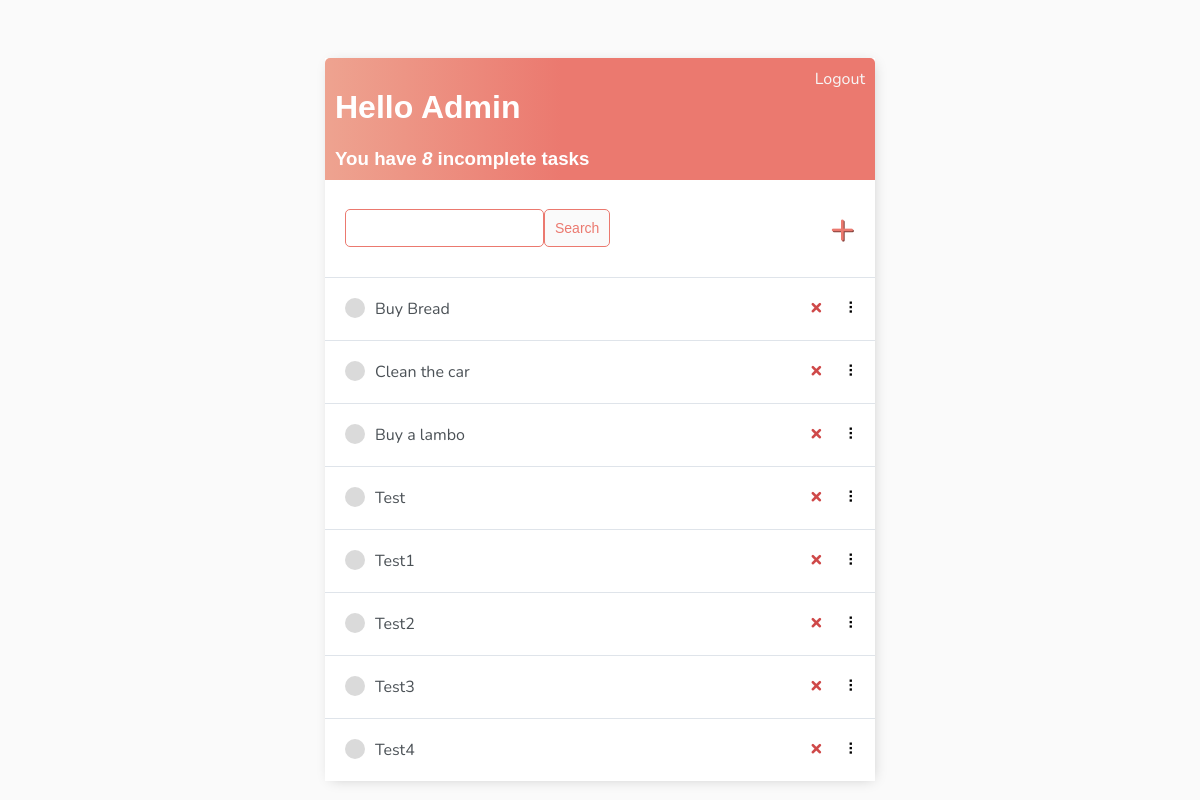
The app's page / (signed in) with its own data.
### base/models.py (models this page shows)
class Task(models.Model):
    user = models.ForeignKey(User, on_delete=models.CASCADE, null=True, blank=True)
    title = models.CharField(max_length=200, null=True, blank=True)
    description = models.TextField(null=True, blank=True)
    complete = models.BooleanField(default=False)
    created = models.DateTimeField(auto_now_add=True)
    def __str__(self):
        return self.title
    class Meta:
        order_with_respect_to = 'user'

### base/views.py (the view)
# urls.py: path('', TaskList.as_view(), name='tasks'),
class TaskList(LoginRequiredMixin, ListView):
    model = Task
    context_object_name = 'tasks'
    def get_context_data(self, **kwargs):
        context = super().get_context_data(**kwargs)
        context['tasks'] = context['tasks'].filter(user=self.request.user)
        context['count'] = context['tasks'].filter(complete=False).count()
        search_input = self.request.GET.get('search-area') or ''
        if search_input:
            context['tasks'] = context['tasks'].filter(title__icontains=search_input)
        context['search_input'] = search_input
        return context

### base/templates/base/task_list.html (shortened to what this page needs)
{% extends 'base/main.html' %} {% block content %}
<div class="header-bar">
  <div>
    <h1>Hello {{request.user|title}}</h1>
    <h3 style="margin: 0">
      You have <i>{{count}}</i> incomplete task{{ count|pluralize:"s" }}
    </h3>
  </div>
  {% if request.user.is_authenticated %}
  <a href="{% url 'logout' %}">Logout</a>
  {% else %}
  <a href="{% url 'login' %}">Login</a>
  {% endif %}
</div>
<div id="search-add-wrapper">
  <form method="GET" style="display: flex">
    <input type="text" name="search-area" value="{{search_input}}" />
    <input class="button" type="submit" value="Search" />
  </form>
  <a id="add-link" href="{% url 'task-create' %}">&#x2b;</a>
</div>
<div id="tasklist" class="task-items-wrapper">
  {% for task in tasks %}
  <div class="task-wrapper" data-position="{{task.pk}}">
    <div class="task-title">
      {% if task.complete %}
      <div class="task-complete-icon"></div>
      <i
        ><s><a href="{% url 'task-update' task.id %}">{{task}}</a></s></i
      >
      {% else %}
      <div class="task-incomplete-icon"></div>
      <a href="{% url 'task-update' task.id %}">{{task}}</a> {% endif %}
    </div>
    <div class="task-controls">
      <a class="delete-link" href="{% url 'task-delete' task.id %}">&#215;</a>
      <span class="handle">&nbsp;&#10247;</span>
    </div>
  </div>
  {% empty %}
  <h3>No items in list</h3>
  {% endfor %}
</div>
{% endblock content %}

### static/css/main.css (style rules this page uses)
body { background-color: #fafafa; font-family: "Nunito", sans-serif; padding-top: 50px; }
h1, h2, h3, h4, h5, h6 { font-family: "Raleway", sans-serif; }
a, p { color: #4b5156; }
.header-bar { display: flex; justify-content: space-between; color: #fff; padding: 10px; border-radius: 5px 5px 0 0; background: linear-gradient(90deg, #eea390 0%, #eb796f 43%, #eb796f 100%); }
.header-bar a { color: rgb(247, 247, 247); text-decoration: none; }
.task-wrapper { display: flex; align-items: center; justify-content: space-between; background-color: #fff; border-top: 1px solid #dfe4ea; overflow: hidden; }
.task-title { display: flex; padding: 20px; }
.task-title a { text-decoration: none; color: #4b5156; margin-left: 10px; }
.task-incomplete-icon { height: 20px; width: 20px; background-color: rgb(218, 218, 218); border-radius: 50%; }
.delete-link { text-decoration: none; font-weight: 900; color: #cf4949; font-size: 22px; line-height: 0; padding: 20px 0px; }
.handle { display: inline-block; padding: 20px 16px; cursor: grab; user-select: none; }
.handle:after, .handle:before { display: block; content: ""; }
#add-link { color: #eb796f; text-decoration: none; font-size: 42px; text-shadow: 1px 1px #81413b; }
#search-add-wrapper { display: flex; justify-content: space-between; align-items: center; padding: 20px; }
input[type="text"], input[type="password"], textarea { border: 1px solid #eb796f; border-radius: 5px; padding: 10px; width: 90%; }
.button { border: 1px solid #eb796f; background-color: #fafafa; color: #eb796f; padding: 10px; font-size: 14px; border-radius: 5px; cursor: pointer; text-decoration: none; }

### records on screen
Task: title "Buy Bread"
Task: title "Clean the car"
Task: title "Buy a lambo"
Task: title "Test"
Task: title "Test1"
Task: title "Test2"
Task: title "Test3"
Task: title "Test4"

### other values on screen
{{ request.user|title }} "Admin"
{{ count }} "8"
